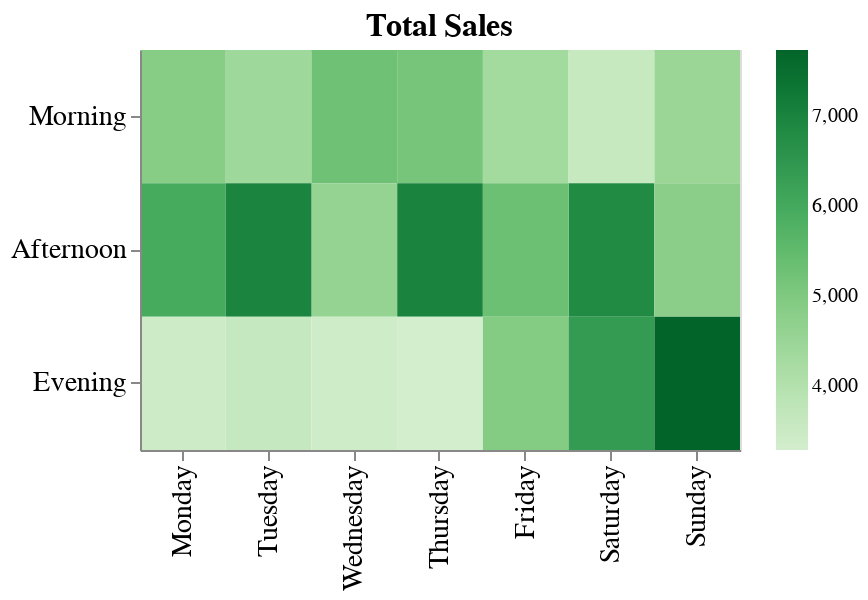

Notebook code cell kept with this figure:
### Code cell
# Same plot as above, using `transform_filter`

plot_1_transform = (alt
 .Chart(new_df)
 .mark_rect()
 .encode(
     alt.X('Day_of_week:N', title=None, sort=days),
     alt.Y('Time_of_day:N', title=None, sort=times),
     alt.Color('sum(Total):Q', title=None, scale=alt.Scale(scheme='greens')),
     tooltip=[alt.Tooltip('Day_of_week', title = 'Day of the week'), 
              alt.Tooltip('Time_of_day', title = "Time of the day"), 
              alt.Tooltip('sum(Total):Q', title = 'Sales', format='$,.0f')])
 .transform_filter(alt.FieldEqualPredicate(field='Branch', equal='A'))
 .configure_axis(labelFontSize=14, titleFontSize=14)
 .configure_title(fontSize=16)
 .properties(width=300, height=200, title='Total Sales')
)

plot_1_transform

### Figure 1 — Vega-Lite specification as saved in the notebook (floating-point values rounded to 4 significant figures; data arrays with more than 128 entries replaced by an {"elided": "..."} marker saying what was removed)
{"$schema": "https://vega.github.io/schema/vega-lite/v3.4.0.json", "config": {"axis": {"labelFontSize": 14, "titleFontSize": 14}, "mark": {"tooltip": null}, "title": {"fontSize": 16}, "view": {"height": 300, "width": 400}}, "data": {"name": "data-951c379322c133f0d1db14ecb82b3366"}, "datasets": {"data-951c379322c133f0d1db14ecb82b3366": {"elided": "1000 records"}}, "encoding": {"color": {"aggregate": "sum", "field": "Total", "scale": {"scheme": "greens"}, "title": null, "type": "quantitative"}, "tooltip": [{"field": "Day_of_week", "title": "Day of the week", "type": "nominal"}, {"field": "Time_of_day", "title": "Time of the day", "type": "nominal"}, {"aggregate": "sum", "field": "Total", "format": "$,.0f", "title": "Sales", "type": "quantitative"}], "x": {"field": "Day_of_week", "sort": ["Monday", "Tuesday", "Wednesday", "Thursday", "Friday", "Saturday", "Sunday"], "title": null, "type": "nominal"}, "y": {"field": "Time_of_day", "sort": ["Morning", "Afternoon", "Evening"], "title": null, "type": "nominal"}}, "height": 200, "mark": "rect", "title": "Total Sales", "transform": [{"filter": {"equal": "A", "field": "Branch"}}], "width": 300}
